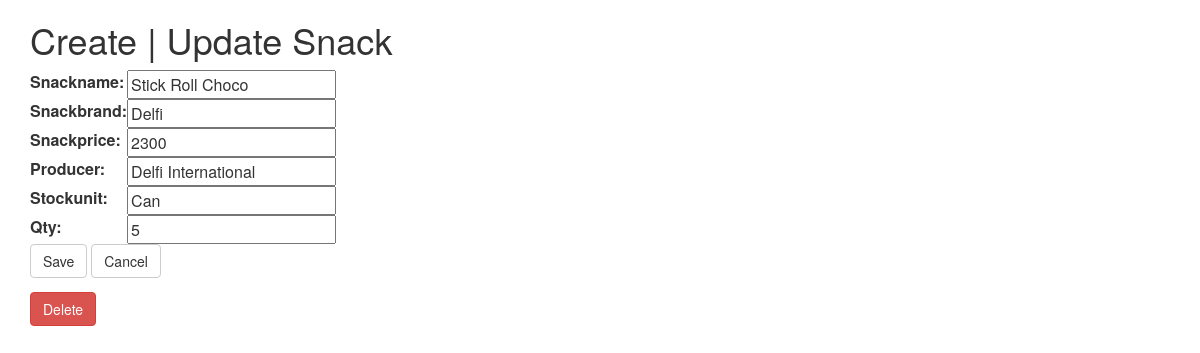
Page /snacks/update/4/ on the earlier database version.
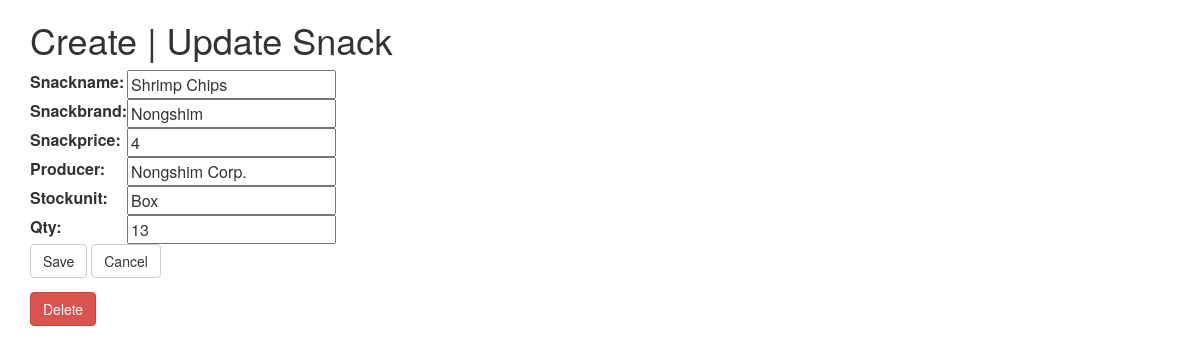
Same page on the later database version.
### snack/models.py (models this page shows, shortened)
class Snacks(models.Model):
    snackname = models.CharField(max_length=50)
    snackbrand = models.CharField(max_length=100)
    snackprice = models.IntegerField(default=0)
    producer = models.CharField(max_length=100)
    stockunit = models.CharField(max_length=10)
    qty = models.PositiveIntegerField(default=0)

### snack/views.py (the view)
# urls.py: path('update/<int:id>/', views.update_snack, name='update_snack'),
def update_snack(request, id):
    snack = Snacks.objects.get(id=id) # get the one row matched id
    form = SnackForm(request.POST or None, instance=snack)
    if form.is_valid():
        form.save()
        return redirect('list_snacks')
    return render(request, 'snack_form.html', {'form': form, 'snack': snack})

### snack/forms.py
class SnackForm(forms.ModelForm):
    class Meta:
        model = Snacks
        fields = '__all__'

### templates/snack_form.html (shortened to what this page needs)
<html>
<body>
<div class="container">
<h1> Create | Update Snack</h1>
<form method="POST">
<table>
{{ form.as_table }}
</table>
  <button class="btn btn-default" type="submit">Save</button>
  <button onclick="window.history.back();" class="btn btn-default" type="button">Cancel</button>
</form>
  {% if snack %}
      <a class="btn btn-danger" href="{%url 'delete_snack' snack.id %}">Delete</a>
  {%endif%}
</div>
<link rel="stylesheet" href="https://maxcdn.bootstrapcdn.com/bootstrap/3.3.7/css/bootstrap.min.css">
</body>
</html>

Differences in the rows shown:
changed Snacks: snackname "Stick Roll Choco" → "Shrimp Chips"; snackbrand "Delfi" → "Nongshim"; snackprice "2300" → "4"; producer "Delfi International" → "Nongshim Corp."; stockunit "Can" → "Box"; qty "5" → "13"
